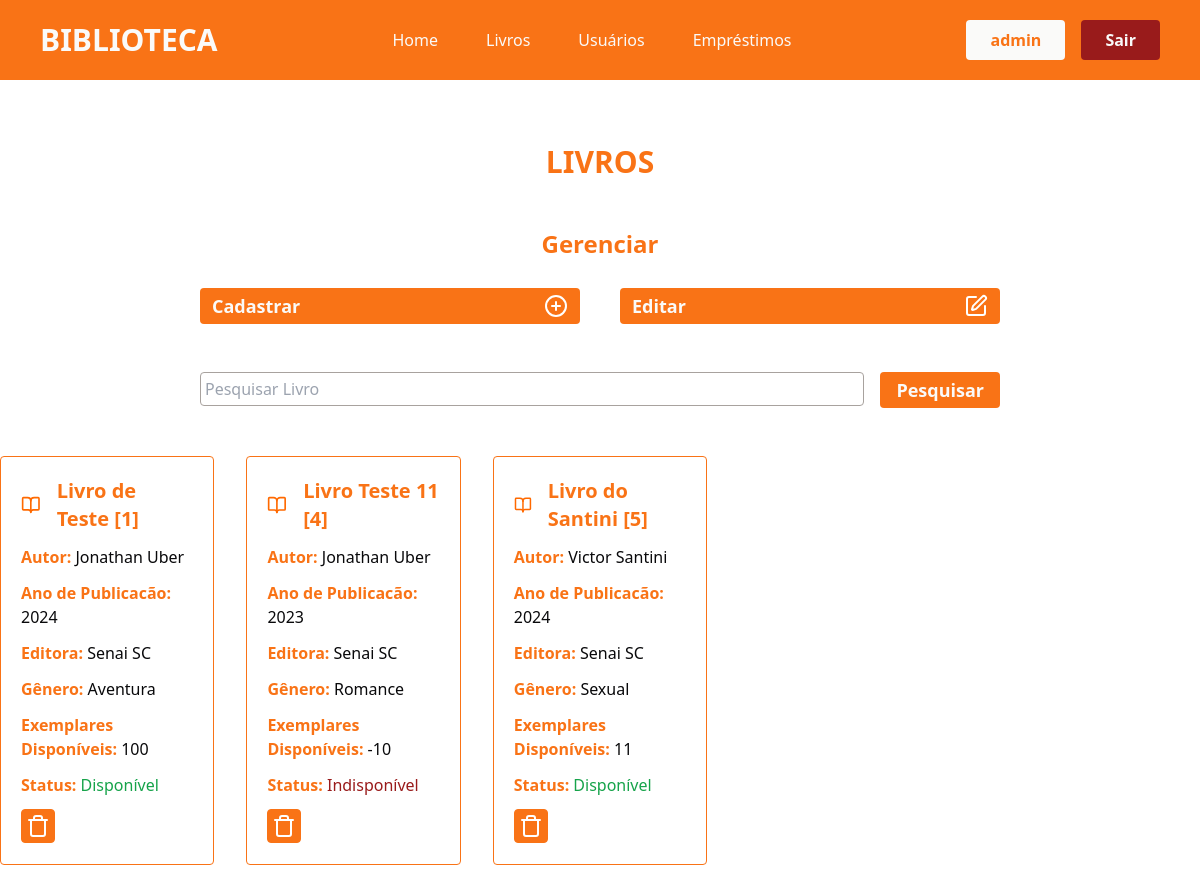
Before: /livros/ (signed in) with the older database file.
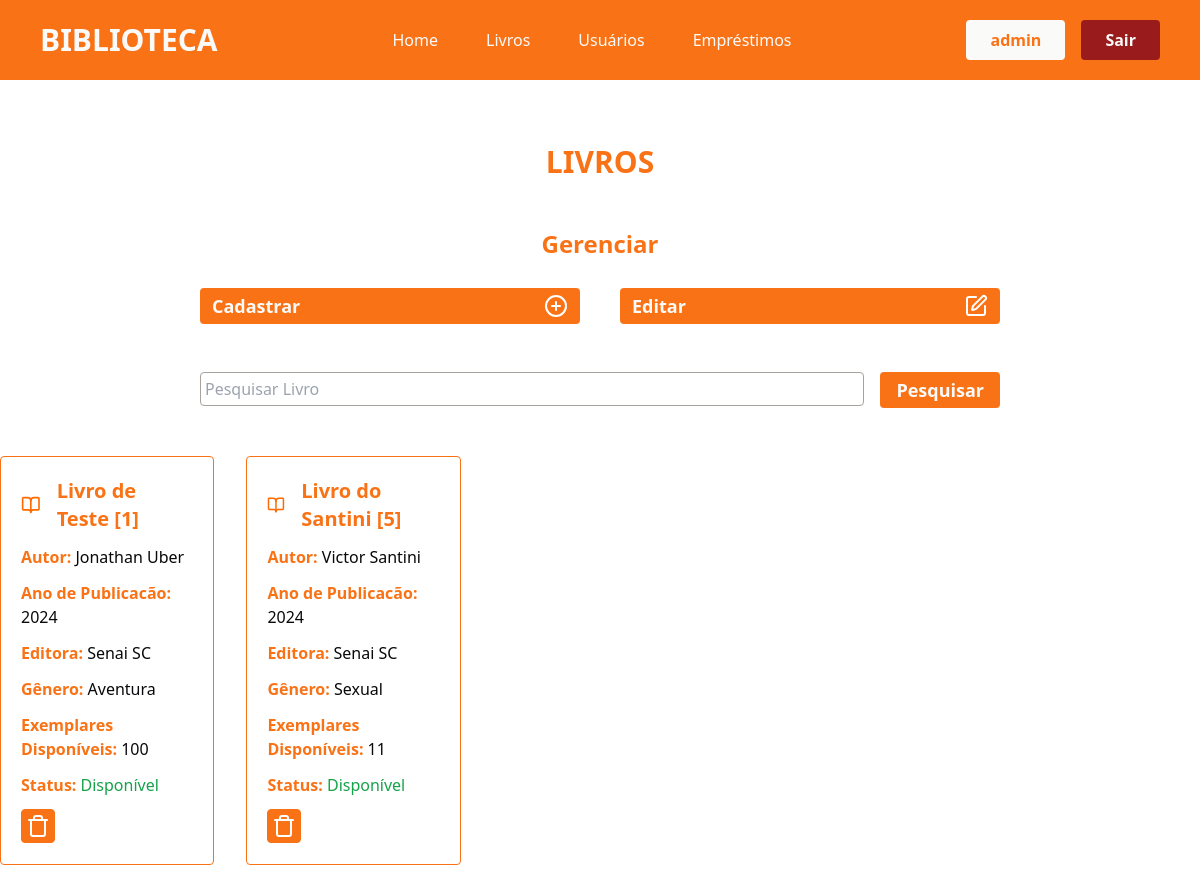
After: the same page with the newer database file.
### app/models.py (models this page shows)
class User(db.Model, UserMixin):
    id = db.Column(db.Integer, primary_key=True)
    nome = db.Column(db.String(100), nullable=True)
    telefone = db.Column(db.String(100), nullable=True)
    email = db.Column(db.String(100), nullable=True)
    senha = db.Column(db.String(100), nullable=True)
    emprestimos = db.relationship('Emprestimo', backref='user', lazy=True)

class Livro(db.Model):
    id = db.Column(db.Integer, primary_key=True)
    titulo = db.Column(db.String(100), nullable=True)
    autor = db.Column(db.String(100), nullable=True)
    editora = db.Column(db.String(100), nullable=True)
    anoPublicacao = db.Column(db.Integer, nullable=True)
    genero = db.Column(db.String(100), nullable=True)
    quantidade_disponivel = db.Column(db.Integer, nullable=True)
    status = db.Column(db.String(100), nullable=True)
    emprestimos = db.relationship('Emprestimo', backref='livro', lazy=True)

### app/views.py (the view)
@app.route('/livros/')
@login_required
def livros():
    if request.method == 'GET':
        pesquisa = request.args.get('pesquisa', '')
    dados = Livro.query.order_by('genero')
    if pesquisa != '':
        dados = dados.filter(Livro.titulo.ilike(f'%{pesquisa}%'))
    livros = {'dados' : dados.all()}
    return render_template('livros.html', livros=livros)

### app/models.py (called while the page is built)
@login_manager.user_loader
def load_user(user_id):
    return User.query.get(user_id)

### app/templates/livros.html (shortened to what this page needs)
{% extends "head.html" %}
{% block content %}
<div class="container-livros flex flex-col justify-center align-center">
    <div class="titulo mt-[4rem] flex-col justify-center items-center">
        <h2 class="text-3xl text-center text-orange-500 font-bold">LIVROS </h2>
    </div>
    {% if current_user.email == 'admin@gmail.com' %}
    <div class="container-livros flex justify-center">
        <div class="gerenciar flex flex-col justify-center mt-[3rem] w-[800px]">
            <h2 class="text-center text-2xl text-orange-500 font-semibold">Gerenciar</h2>
            <div class="botoes grid grid-cols-2 gap-10">
                <a href="{{url_for('livro_cadastro')}}" class="bg-orange-500 text-stone-50 font-semibold text-lg mt-7 rounded py-1 px-3 flex flex-row justify-between items-center hover:bg-orange-700 cursor-pointer transition-all duration-500">Cadastrar <svg xmlns="http://www.w3.org/2000/svg" width="24" height="24" viewBox="0 0 24 24" fill="none" stroke="white" stroke-width="2" stroke-linecap="round" stroke-linejoin="round" class="lucide lucide-circle-plus-icon lucide-circle-plus"><circle cx="12" cy="12" r="10"/><path d="M8 12h8"/><path d="M12 8v8"/></svg></a>
                <a href="" class="bg-orange-500 text-stone-50 font-semibold text-lg mt-7 rounded py-1 px-3 flex flex-row justify-between items-center hover:bg-orange-700 cursor-pointer transition-all duration-500">Editar </a>
            </div>
        </div>
    </div>
    {% endif %}
    <div class="pesquisa mt-[3rem] flex justify-center">
        <form action="" method="get" class="flex flex-row gap-4 w-[800px]">
                <div class="w-full">
                    <input type="text" name="pesquisa" class="w-full border-[1px] rounded border-stone-400 px-1 py-1 outline-orange-500 outline-2" placeholder="Pesquisar Livro">
                </div>
                <div class="w-70">
                    <button type="submit" class="bg-orange-500 w-full text-stone-50 font-semibold text-lg rounded py-1 px-4 hover:bg-orange-700 cursor-pointer transition-all duration-500">Pesquisar</button>
                </div>
            </form>
    </div>
    <section class="usuarios flex justify-center mt-[3rem]">
        <div class="lista-usuarios grid grid-cols-5 gap-[2rem] mb-[1rem]">
            {% for livro in livros.dados %}
                <div class="card-usuario border-orange-500 border-[1px] rounded p-5">
                    <div class="nome-svg flex flex-row gap-4 items-center justify-start">
                        <h2 class="text-xl font-semibold text-orange-500">{{livro.titulo}} [{{livro.id}}]</h2>
                    </div>
                    <p class="mt-3 text-orange-500 font-semibold">Autor: <span class="text-zinc-950 font-normal">{{livro.autor}}</span></p>
                    <p class="mt-3 text-orange-500 font-semibold">Ano de Publicacão: <span class="text-zinc-950 font-normal">{{livro.anoPublicacao}}</span></p>
                    <p class="mt-3 text-orange-500 font-semibold">Editora: <span class="text-zinc-950 font-normal">{{livro.editora}}</span></p>
                    <p class="mt-3 text-orange-500 font-semibold">Gênero: <span class="text-zinc-950 font-normal">{{livro.genero}}</span></p>
                    <p class="mt-3 text-orange-500 font-semibold">Exemplares Disponíveis: <span class="text-zinc-950 font-normal">{{livro.quantidade_disponivel}}</span></p>
                    <p class="mt-3 mb-3 text-orange-500 font-semibold">Status:{% if livro.status == 'Indisponível' %} <span class="text-red-800 font-normal">{{livro.status}}</span> {% else %} <span class="text-green-600 font-normal">{{livro.status}}</span> {% endif %} </p>
                   {% if current_user.email == 'admin@gmail.com' %}
                    <form action="{{ url_for('delete_livro', id=livro.id) }}" method="POST" style="display:inline;">
                            <button type="submit" class="border border-orange-500 p-1 rounded bg-orange-500"
                                    onclick="return confirm('Tem certeza que deseja excluir este livro?');">
                            </button>
                        </form>
                    {% endif %}
                </div>
            {% endfor %}
        </div>
    </section>
</div>
{% endblock %}

### app/templates/head.html (shortened to what this page needs)
<!DOCTYPE html>
<html lang="pt-br" class="box-border">
<head>
    <link rel="stylesheet" href="{{ url_for('static', filename='style.css') }}">
    <script src="https://cdn.tailwindcss.com"></script>
</head>
<body>
        {% block content %} {% endblock %}
</body>
</html>

### app/templates/header.html (shortened to what this page needs)
{% extends "head.html" %}
{% block content %}
<header class="font-sans px-10 py-5 bg-orange-500">
    <div class="container-header flex justify-between items-center">
        <div class="logo text-stone-50 font-bold text-3xl">
            <h1>BIBLIOTECA</h1>
        </div>
        <nav class="nav flex gap-12 text-stone-50 font-medium">
            <a href="{{ url_for('homepage') }}">Home</a>
            <a href="{{ url_for('livros') }}">Livros</a>
             {% if current_user.email == 'admin@gmail.com'%}
             <a href="{{ url_for('usuarios') }}">Usuários</a>
            {% endif %}
            <a href="{{ url_for('emprestimos') }}">Empréstimos</a>
        </nav>
        <div class="login flex gap-4">
            {% if current_user.is_authenticated %}
            <p class="bg-stone-50 px-6 py-2 text-orange-500 rounded font-semibold">{{current_user.nome}}</p>
                <a href="{{ url_for('logout') }}" class="bg-red-800 px-6 py-2 text-stone-50 rounded font-semibold cursor-pointer hover:bg-red-900 transition-all duration-500">Sair</a>
            {% endif %}
        </div>
    </div>
</header>
{% endblock %}

Changed rows visible on the page:
removed Livro: titulo "Livro Teste 11", id "4", autor "Jonathan Uber", anoPublicacao "2023", editora "Senai SC", genero "Romance", quantidade_disponivel "-10", status "Indisponível"
